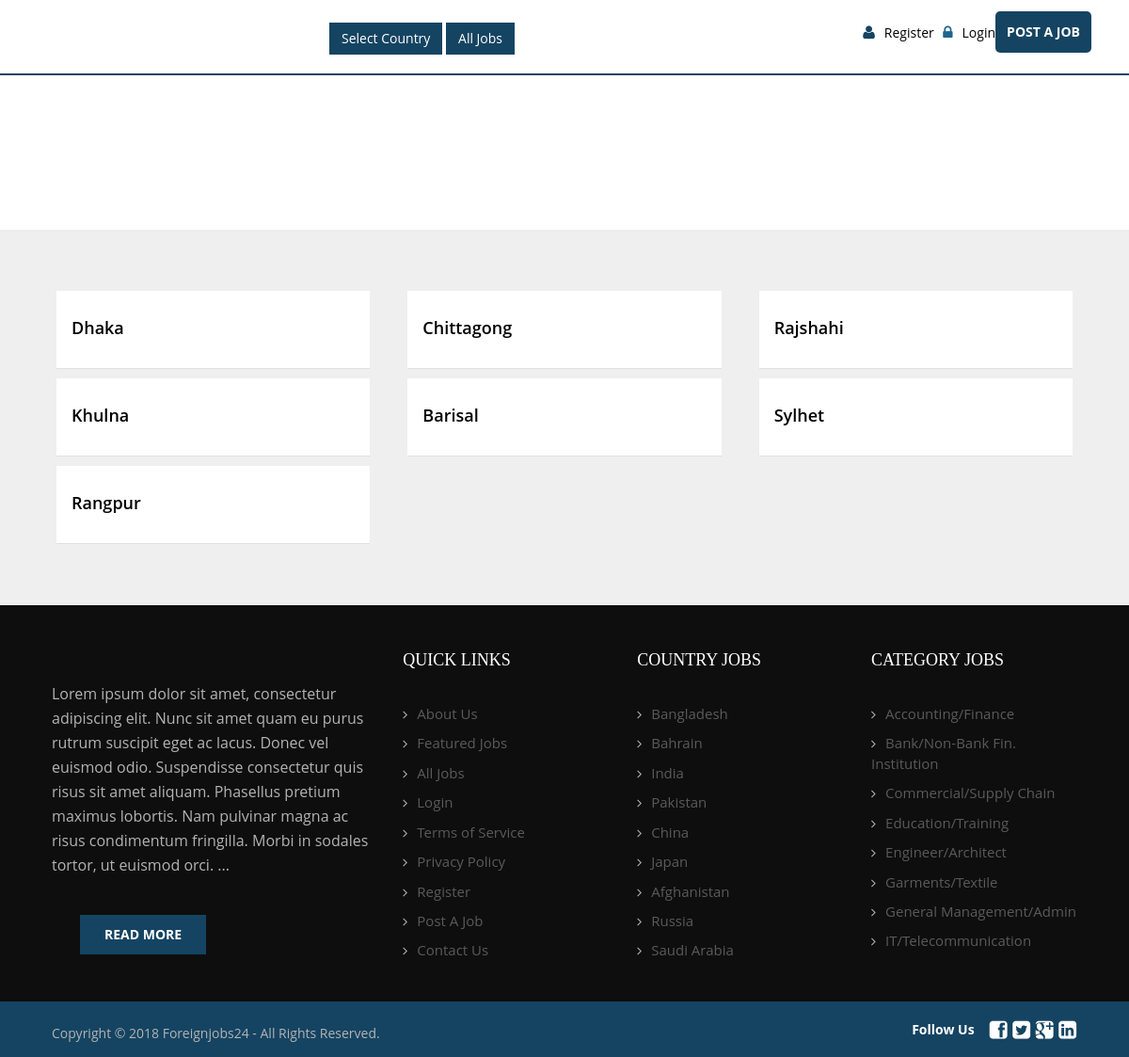
Page /city_list.php on the committed database.
### tables this page shows
CREATE TABLE `city_manage` (
  `id` int(11) NOT NULL,
  `country_id` int(10) NOT NULL,
  `city_name` varchar(100) NOT NULL
);

CREATE TABLE `content_manage` (
  `id` int(10) NOT NULL,
  `title` varchar(100) NOT NULL,
  `con_desc` longtext NOT NULL,
  `date` date NOT NULL
);

CREATE TABLE `all_country` (
  `id` int(11) NOT NULL,
  `country_name` varchar(100) NOT NULL DEFAULT '',
  `map_code` longtext NOT NULL
);

CREATE TABLE `job_categories` (
  `id` int(11) NOT NULL,
  `cate_name` varchar(100) NOT NULL
);

### city_list.php (the view, shortened to what this page needs)
<?php
	include("fj-admin/config/confg.php");
?>
<!DOCTYPE html>
<html lang="en">
<head>
<?php include 'head.php';?>
</head>
<body>
<?php include 'header-menu.php';?>
<div class="inner-heading">
  <div class="container">
    <h3>All City</h3>
  </div>
</div>
<div class="featured-wrap" style="padding-bottom: 60px;">
  <div class="container">
    <div class="row">
	 <?php
					if($c = $_SESSION["c"]){
					$c = $_SESSION["c"];
					$ct1 = mysqli_query($con,"SELECT * FROM all_country where country_name = '$c'");
					$all_country = mysqli_fetch_assoc($ct1);
					$map_code = $all_country["map_code"];
					$country_name = $all_country["country_name"];
					$country_id = $all_country["id"];
					} else {
					$c = "Bangladesh";
					$ct1 = mysqli_query($con,"SELECT * FROM all_country where country_name = '$c'");
					$all_country = mysqli_fetch_assoc($ct1);
					$country_id = $all_country["id"];
					}
					  $qc1 = mysqli_query($con,"SELECT * FROM city_manage WHERE country_id = '$country_id' ORDER BY ID ASC ");
					  while ($city_manage = mysqli_fetch_assoc($qc1)) {
				?>
<div class="col-md-4">
        <div class="listWrpService">
            <div class="sa_com_info">
      			<h3>
				<a href="division.php?d=<?php echo $city_name = $city_manage['city_name']; ?>">
				<?php echo $city_name = $city_manage['city_name']; ?>
				</a>
				</h3>
            </div>
        </div>
</div>
	<?php } ?>
    </div>
  </div>
</div>
<?php include 'footer.php';?>
</body>
</html>

### footer.php (shortened to what this page needs)
<?php
	$content_manage245 = mysqli_query($con,"SELECT * FROM content_manage WHERE id = '3'");
	$content_manage = mysqli_fetch_array($content_manage245);
	$con_desc = $content_manage['con_desc'];
?>
<div class="footer-wrap">
  <div class="container">
    <div class="row">
      <div class="col-md-4 col-sm-12">
        <div class="footer-logo"><img width="200" src="<?php echo $base_url; ?>image/logo.png" alt=""></div>
        <p>
		<?php echo $con_desc; ?>
		</p>
        <div class="read-btn"><a href="<?php echo $base_url; ?>about_us.php">Read More</a></div>
      </div>
      <div class="col-md-8 col-sm-12">
        <div class="row">
          <div class="col-md-4 col-sm-4">
            <h3>Quick  LInks</h3>
            <ul class="footer-links">
              <li><a href="<?php echo $base_url; ?>about_us.php">About Us</a></li>
              <li><a href="<?php echo $base_url; ?>all_featured_jobs.php">Featured Jobs</a></li>
              <li><a href="<?php echo $base_url; ?>all_jobs.php">All Jobs</a></li>
              <li><a href="<?php echo $base_url; ?>login.php">Login</a></li>
              <li><a href="<?php echo $base_url; ?>terms_of_service.php">Terms of Service</a></li>
              <li><a href="<?php echo $base_url; ?>privacy_policy.php">Privacy Policy</a></li>
              <li><a href="<?php echo $base_url; ?>register.php">Register</a></li>
              <li><a href="<?php echo $base_url; ?>post_a_job.php">Post A Job</a></li>
              <li><a href="<?php echo $base_url; ?>contact.php">Contact Us</a></li>
            </ul>
          </div>
          <div class="col-md-4 col-sm-4">
            <h3>Country Jobs</h3>
            <ul class="footer-links">
<?php
$job_cat = mysqli_query($con,"SELECT * FROM all_country order by id asc limit 0,9");
while ($job_cat_view = mysqli_fetch_assoc($job_cat)) {
?>
<li><a href="country.php?c=<?php echo $job_cat_view["country_name"]; ?>"><?php echo $job_cat_view["country_name"]; ?></a></li>
 <?php } ?>
            </ul>
          </div>
          <div class="col-md-4 col-sm-4">
            <h3>Category Jobs </h3>
            <ul class="footer-links">
			<?php
				$q1 = mysqli_query($con, "SELECT * FROM job_categories order by id asc limit 0,8");
				while($job_categories = mysqli_fetch_array($q1)){
					$cate_name = $job_categories["cate_name"];
			?>
              <li><a href="<?php echo $base_url; ?>catgeory.php?cate_name=<?php echo $cate_name; ?>"><?php echo $cate_name; ?> </a></li>
			<?php } ?>
            </ul>
          </div>
        </div>
      </div>
    </div>
  </div>
</div>
<div class="footer">
  <div class="container">
    <div class="row">
      <div class="col-md-6 col-sm-6">
        <div class="copyright">Copyright © 2018 Foreignjobs24 - All Rights Reserved.</div>
      </div>
      <div class="col-md-6 col-sm-6">
        <div class="social">
          <div class="followWrp"> <span>Follow Us</span>
		  <?php
									$social_manage_r = mysqli_query($con,"SELECT * FROM social_manage where id = '1'");
									$social_manage = mysqli_fetch_array($social_manage_r);
										$facebook = $social_manage['facebook'];
										$twitter = $social_manage['twitter'];
										$google_plus = $social_manage['google_plus'];
										$linkedin = $social_manage['linkedin'];
								?>
            <div class="social-wrap">
              <li><a href="https://<?php echo $facebook; ?>" target="_blank"><i class="fa fa-facebook-square" aria-hidden="true"></i></a></li>
              <li><a href="https://<?php echo $twitter; ?>" target="_blank"><i class="fa fa-twitter-square" aria-hidden="true"></i></a></li>
              <li><a href="https://<?php echo $google_plus; ?>" target="_blank"><i class="fa fa-google-plus-square" aria-hidden="true"></i></a></li>
              <li><a href="https://<?php echo $linkedin; ?>" target="_blank"><i class="fa fa-linkedin-square" aria-hidden="true"></i></a></li>
            </div>
          </div>
        </div>
      </div>
    </div>
  </div>
</div>

### rows in the picture
city_manage: city_name "Dhaka"
city_manage: city_name "Chittagong"
city_manage: city_name "Rajshahi"
city_manage: city_name "Khulna"
city_manage: city_name "Barisal"
city_manage: city_name "Sylhet"
city_manage: city_name "Rangpur"
content_manage: con_desc "Lorem ipsum dolor sit amet, consectetur adipiscing elit. Nunc sit amet quam eu purus rutrum suscipit eget ac lacus. Donec vel euismod odio. Suspendisse consectetur quis risus sit amet aliquam. Phasellus pretium maximus lobortis. Nam pulvinar magna ac risus condimentum fringilla. Morbi in sodales tortor, ut euismod orci. ..."
all_country: country_name "Bangladesh"
all_country: country_name "Bahrain"
all_country: country_name "India"
all_country: country_name "Pakistan"
all_country: country_name "China"
all_country: country_name "Japan"
all_country: country_name "Afghanistan"
all_country: country_name "Russia"
all_country: country_name "Saudi Arabia"
job_categories: cate_name "Accounting/Finance"
job_categories: cate_name "Bank/Non-Bank Fin. Institution"
job_categories: cate_name "Commercial/Supply Chain"
job_categories: cate_name "Education/Training"
job_categories: cate_name "Engineer/Architect"
job_categories: cate_name "Garments/Textile"
job_categories: cate_name "General Management/Admin"
job_categories: cate_name "IT/Telecommunication"
